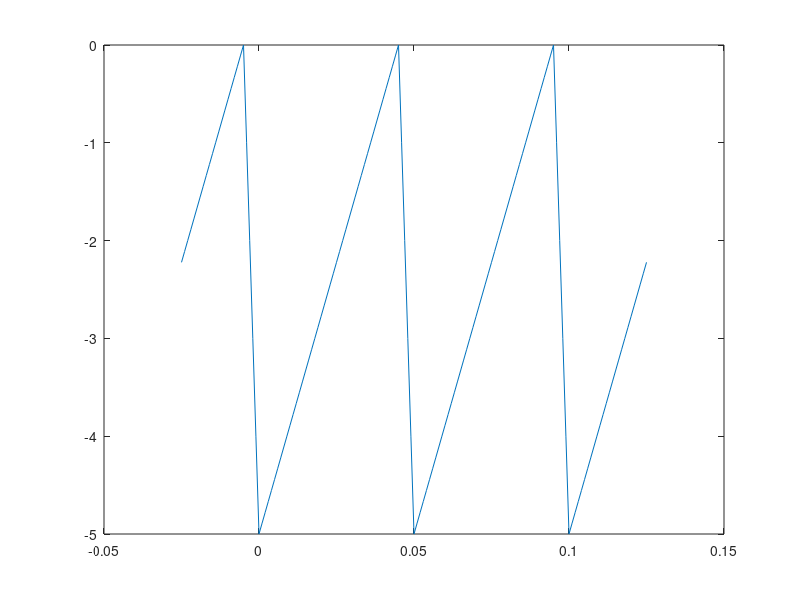
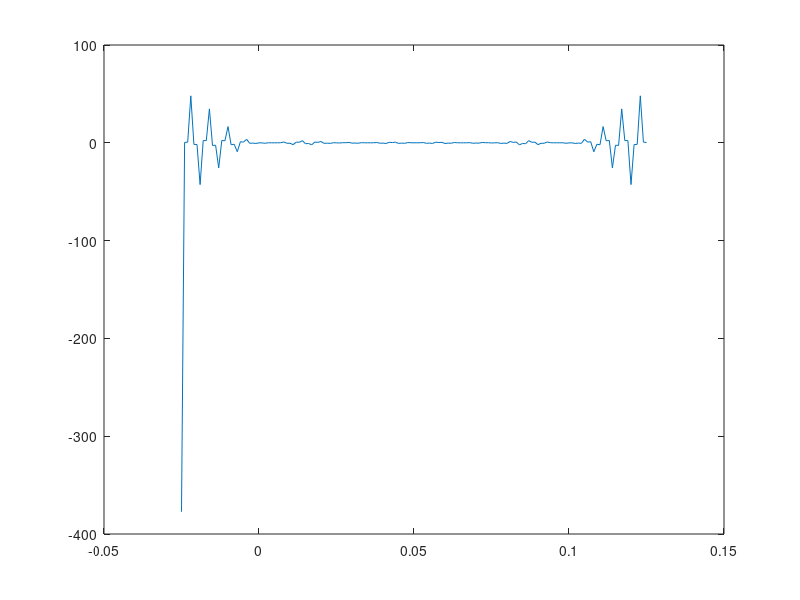

MATLAB code to generate these figures, in order:
Fs = 1e3;
t = -25e-3:1/Fs:125e-3;
A = 5;
T = 50e-3;
t1 = 5e-3;
s = (sawtooth(2*pi*t/T, 1-t1/T) - 1) * A/2;
plot(t,s);
FFT = fft(s);
figure;
plot(t, FFT)